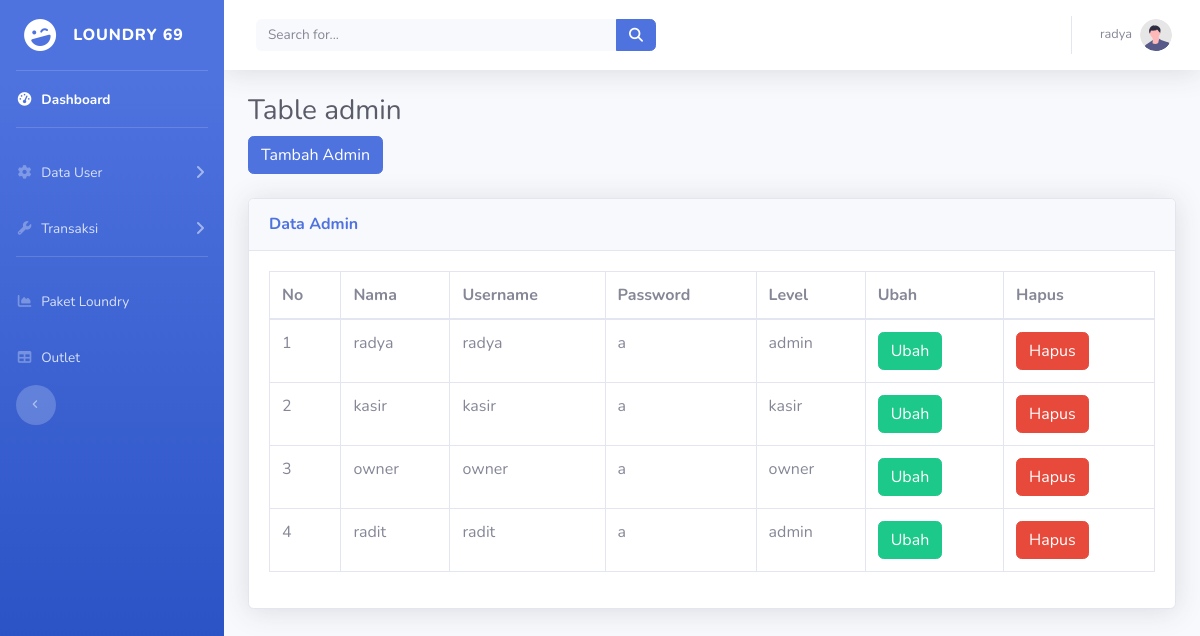
Screenshot of /data_admin.php (signed in) with the database file from the repository.
### tables this page shows
CREATE TABLE `user` (
  `id_user` int(11) NOT NULL,
  `nama` varchar(100) NOT NULL,
  `username` varchar(30) NOT NULL,
  `password` varchar(250) NOT NULL,
  `level` enum('admin','kasir','owner') NOT NULL
);

### data_admin.php (the view, shortened to what this page needs)
<?php include 'navbar.php'?>
<div class="container-fluid">
                    <h1 class="h3 mb-2 text-gray-800">Table admin</h1>
                    <a href="tambah_admin.php" class="btn btn-primary ">
                                        <span class="text">Tambah Admin</span>
                                    </a>
                                    <br><br>
                    <div class="card shadow mb-4">
                        <div class="card-header py-3">
                            <h6 class="m-0 font-weight-bold text-primary">Data Admin</h6>
                        </div>
                        <div class="card-body">
                            <div class="table-responsive">
                                <table class="table table-bordered" id="dataTable" width="100%" cellspacing="0">
                                    <thead>
                                        <tr>
                                            <th>No</th>
                                            <th>Nama</th>
                                            <th>Username</th>
                                            <th>Password</th>
                                            <th>Level</th>
                                           <th>Ubah</th>
                                           <th>Hapus</th>
                                        </tr>
                                    </thead>
<?php
include "koneksi.php";
$qry_user=mysqli_query($conn,"select * from user");
$no=0;
while($data_user=mysqli_fetch_array($qry_user)){
$no++;?>
<tr>
     <td><?=$no?></td>
    <td><?=$data_user['nama']?></td>
     <td><?=$data_user['username']?></td>
     <td><?=$data_user['password']?></td>
     <td><?=$data_user['level']?></td>
     <td><a href="ubah_admin.php?id_user=<?= $data_user['id_user'] ?>" class="btn btn-success">Ubah</a></td>
     <td><a href="hapus_admin.php?id_user=<?= $data_user['id_user']?>"onclick="return confirm('Apakah anda yakin menghapus data ini?')" class="btn btn-danger">Hapus</a></td>
</tr>
<?php
}
?>

### rows the page displays
user: nama "radya", username "radya", password "a", level "admin"
user: nama "kasir", username "kasir", password "a", level "kasir"
user: nama "owner", username "owner", password "a", level "owner"
user: nama "radit", username "radit", password "a", level "admin"

### other values shown
$_SESSION['username'] "radya"
